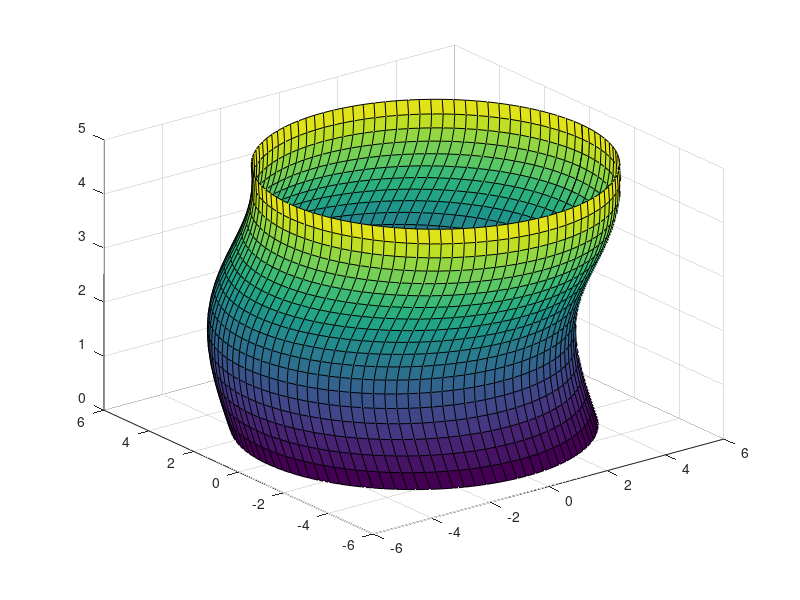

Source code (MATLAB):
close all 

r=5; l=5; nTheta=100, nL = 20;

theta = linspace(0,2*pi,nTheta+1);
x = r * cos(theta);
y = r * sin(theta);

z = linspace(0,l,nL)';
xshift = repmat( sin(z), 1, nTheta+1); %this is a function of z

X = repmat(x,nL,1);% + xshift;
Y = repmat(y,nL,1) + xshift;
Z = repmat(z, 1, nTheta+1);

% Plot
surf(X,Y,Z)